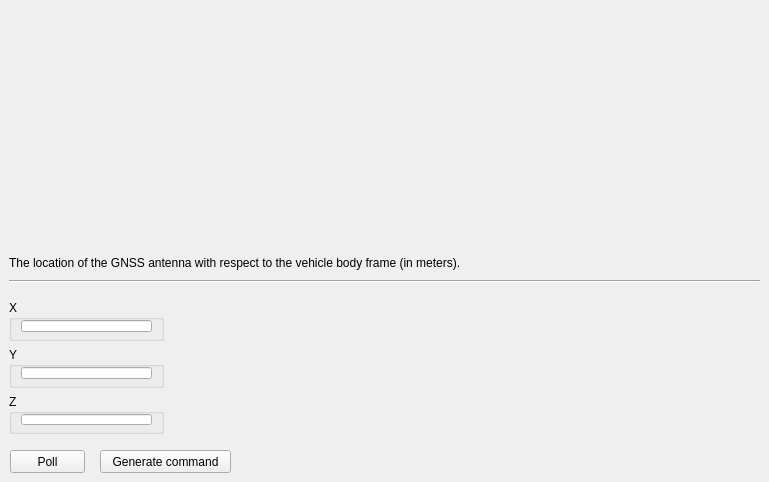
     <widget class="QWidget" name="page_AntLocation">
      <widget class="QPushButton" name="GC_AntLocation">
       <property name="geometry">
        <rect>
         <x>100</x>
         <y>450</y>
         <width>131</width>
         <height>23</height>
        </rect>
       </property>
       <property name="minimumSize">
        <size>
         <width>131</width>
         <height>23</height>
        </size>
       </property>
       <property name="maximumSize">
        <size>
         <width>132</width>
         <height>16777215</height>
        </size>
       </property>
       <property name="text">
        <string>Generate command</string>
       </property>
      </widget>
      <widget class="Line" name="line_3">
       <property name="geometry">
        <rect>
         <x>9</x>
         <y>273</y>
         <width>751</width>
         <height>16</height>
        </rect>
       </property>
       <property name="orientation">
        <enum>Qt::Horizontal</enum>
       </property>
      </widget>
      <widget class="QLabel" name="label_3">
       <property name="geometry">
        <rect>
         <x>9</x>
         <y>9</y>
         <width>750</width>
         <height>240</height>
        </rect>
       </property>
       <property name="maximumSize">
        <size>
         <width>750</width>
         <height>240</height>
        </size>
       </property>
       <property name="text">
        <string/>
       </property>
       <property name="pixmap">
        <pixmap resource="../terminal.qrc">:/images/CarFrameDefinition.png</pixmap>
       </property>
       <property name="scaledContents">
        <bool>true</bool>
       </property>
      </widget>
      <widget class="QPushButton" name="PL_AntLocation">
       <property name="enabled">
        <bool>true</bool>
       </property>
       <property name="geometry">
        <rect>
         <x>10</x>
         <y>450</y>
         <width>75</width>
         <height>23</height>
        </rect>
       </property>
       <property name="text">
        <string>Poll</string>
       </property>
      </widget>
      <widget class="QLabel" name="label_9">
       <property name="geometry">
        <rect>
         <x>9</x>
         <y>255</y>
         <width>504</width>
         <height>16</height>
        </rect>
       </property>
       <property name="text">
        <string>The location of the GNSS antenna with respect to the vehicle body frame (in meters).</string>
       </property>
      </widget>
      <widget class="QWidget" name="layoutWidget">
       <property name="geometry">
        <rect>
         <x>9</x>
         <y>300</y>
         <width>155</width>
         <height>134</height>
        </rect>
       </property>
       <layout class="QVBoxLayout" name="verticalLayout_5">
        <item>
         <widget class="QGroupBox" name="groupBox_4">
          <property name="title">
           <string>X</string>
          </property>
          <layout class="QVBoxLayout" name="verticalLayout_6">
           <property name="topMargin">
            <number>0</number>
           </property>
           <property name="bottomMargin">
            <number>6</number>
           </property>
           <item>
            <widget class="QLineEdit" name="lineEdit_AX">
             <property name="minimumSize">
              <size>
               <width>124</width>
               <height>0</height>
              </size>
             </property>
            </widget>
           </item>
          </layout>
         </widget>
        </item>
        <item>
         <widget class="QGroupBox" name="groupBox_5">
          <property name="title">
           <string>Y</string>
          </property>
          <layout class="QVBoxLayout" name="verticalLayout_7">
           <property name="topMargin">
            <number>0</number>
           </property>
           <property name="bottomMargin">
            <number>6</number>
           </property>
           <item>
            <widget class="QLineEdit" name="lineEdit_AY"/>
           </item>
          </layout>
         </widget>
        </item>
        <item>
         <widget class="QGroupBox" name="groupBox_6">
          <property name="title">
           <string>Z</string>
          </property>
          <layout class="QVBoxLayout" name="verticalLayout_8">
           <property name="topMargin">
            <number>0</number>
           </property>
           <property name="bottomMargin">
            <number>6</number>
           </property>
           <item>
            <widget class="QLineEdit" name="lineEdit_AZ"/>
           </item>
          </layout>
         </widget>
        </item>
       </layout>
      </widget>
     </widget>
